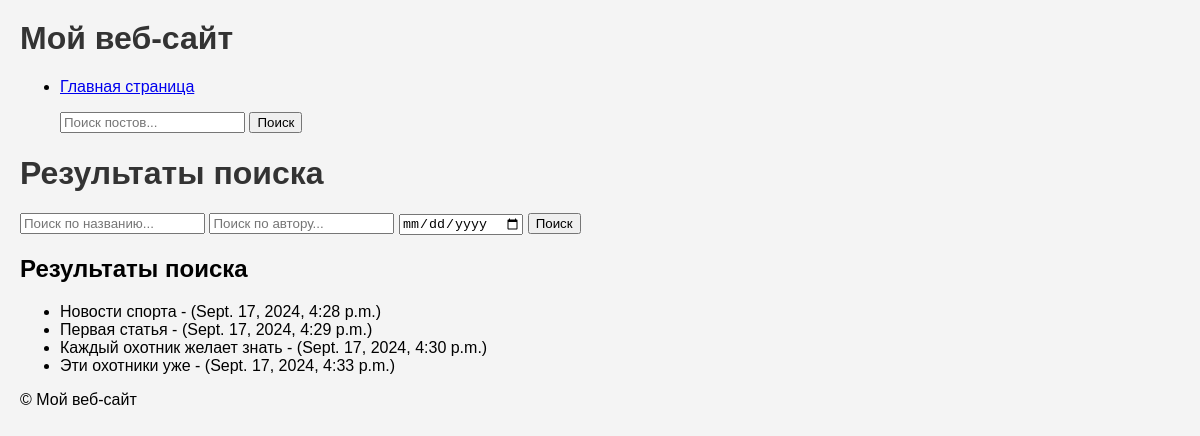
The page /news/search/ on the database as committed earlier.
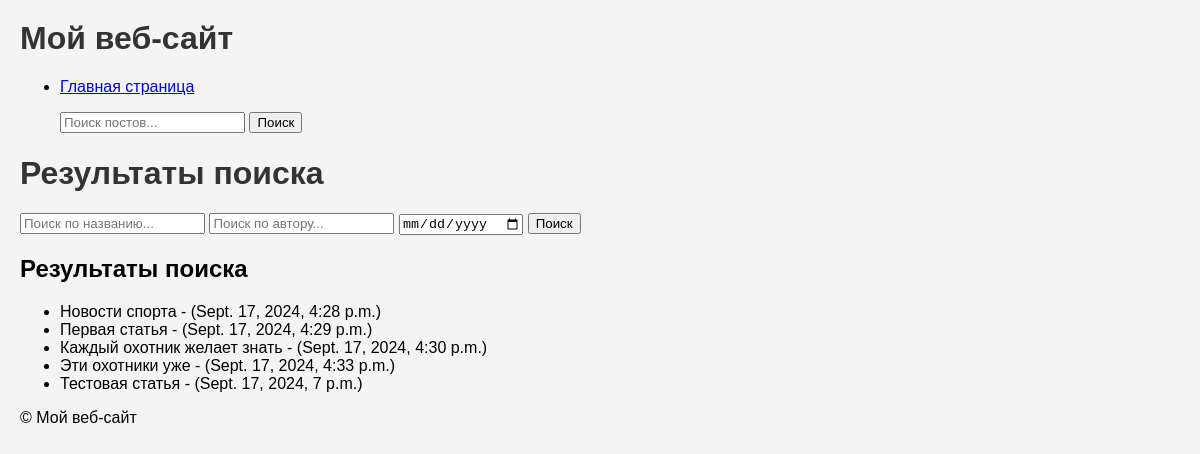
The same page on the database as committed later.
### news/models.py (models this page shows, shortened)
class Post(models.Model):
    ARTICLE = 'AR'
    NEWS = 'NW'
    POST_TYPE_CHOICES = [
        (ARTICLE, 'Статья'),
        (NEWS, 'Новость'),
    ]
    author = models.ForeignKey(Author, on_delete=models.CASCADE)
    post_type = models.CharField(max_length=2, choices=POST_TYPE_CHOICES)
    created_at = models.DateTimeField(auto_now_add=True)
    categories = models.ManyToManyField(Category, through='PostCategory')
    title = models.CharField(max_length=200)
    content = models.TextField()
    rating = models.FloatField(default=0)

### news/views.py (the view)
# urls.py: path('search/', search_posts, name='search'), # Поиск
def search_posts(request):
    f = PostFilter(request.GET, queryset=Post.objects.all())
    return render(request, 'news/search_result.html', {'filter': f})

### news/templates/news/search_result.html
{% extends 'default.html' %}
{% block content %}
    <h1>Результаты поиска</h1>
    <form action="{% url 'news:search' %}" method="get">
        <input type="text" name="title" placeholder="Поиск по названию...">
        <input type="text" name="author" placeholder="Поиск по автору...">
        <input type="date" name="created_at" placeholder="Дата публикации...">
        <button type="submit">Поиск</button>
    </form>
    <h2>Результаты поиска</h2>
    <ul>
        {% for post in filter.qs %}
            <li>{{ post.title }} - {{ post.author.username }} ({{ post.created_at }})</li>
        {% empty %}
            <li>Нет результатов.</li>
        {% endfor %}
    </ul>
{% endblock %}

Rows that differ between the two databases and show on the page:
added Post: title "Тестовая статья", created_at "Sept. 17, 2024, 7 p.m."
